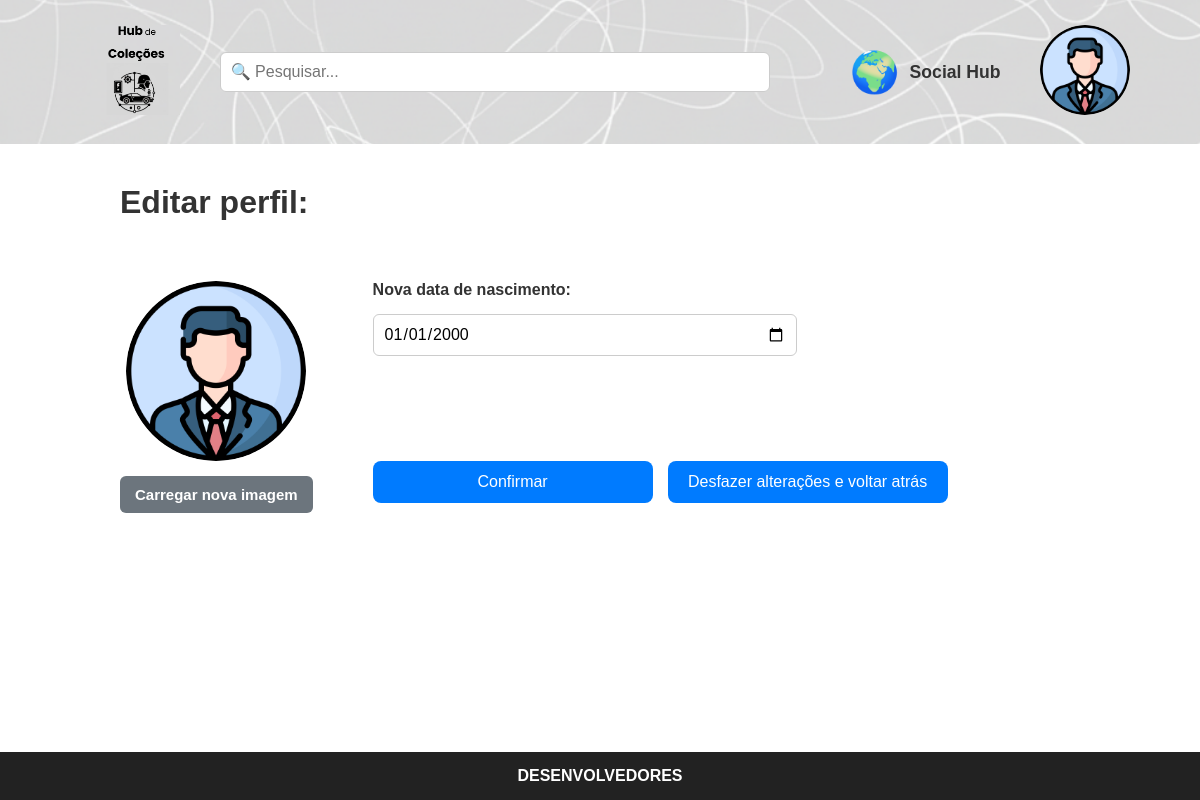
Screenshot of /Teamwork/public_html/editar_perfil.php (signed in) with the database file from the repository.
### tables this page shows
CREATE TABLE users (
    id INT AUTO_INCREMENT PRIMARY KEY,
    email VARCHAR(100) NOT NULL UNIQUE,
    password VARCHAR(255) NOT NULL,
    name VARCHAR(100) NOT NULL,
    birthdate DATE,
    photo_path VARCHAR(255) DEFAULT 'images/profile.png',
    created_at TIMESTAMP DEFAULT CURRENT_TIMESTAMP
);

### Teamwork/public_html/php/get_profile_pic.php (called while the page is built, shortened)
<?php
require_once 'db.php';
if (isset($_SESSION['user_id'])) {
    $uid_pic = $_SESSION['user_id'];
    $stmt_pic = $conn->prepare("SELECT photo_path FROM users WHERE id = ?");
    $stmt_pic->bind_param("i", $uid_pic);
    if ($stmt_pic->execute()) {
        $res_pic = $stmt_pic->get_result();
        if ($row_pic = $res_pic->fetch_assoc()) {
            if (!empty($row_pic['photo_path'])) {
                $user_photo = $row_pic['photo_path'];
            }
        }
    }
}
?>

### Teamwork/public_html/editar_perfil.php (the view, shortened to what this page needs)
<?php
require_once __DIR__ . '/php/db.php';
require_once 'php/get_profile_pic.php';
$user_id = (int)($_SESSION['user_id'] ?? 0);
$photoPath = 'images/profile.png';
$birthValue = '';
if ($user_id > 0) {
  if ($stmt = $conn->prepare('SELECT photo_path, birthdate FROM users WHERE id = ? LIMIT 1')) {
    $stmt->bind_param('i', $user_id);
    $stmt->execute();
    $stmt->bind_result($dbPhoto, $dbBirth);
    if ($stmt->fetch()) {
      if (!empty($dbPhoto)) $photoPath = $dbPhoto;
      if (!empty($dbBirth)) $birthValue = $dbBirth;
    }
  }
}
?>
<!DOCTYPE html>
<html lang="pt">
<head>
  <link rel="stylesheet" href="css/style.css?v=2">
</head>
<body>
  <header class="top-bar-home">
    <div class="logo">
      <a href="homepage.php"><img src="images/logo.png" alt="Logo do Sistema"></a>
    </div>
    <div class="search-bar">
    <div class="search-input-wrapper">
        <input type="text" id="live-search-input" placeholder="🔍 Pesquisar..." autocomplete="off">
    </div>
    <a href="social.php" class="social-hub-btn">
        <span class="social-hub-icon">🌍</span>
        <span class="social-hub-text">Social Hub</span>
    </a>
</div>
    <div class="user-icon">
      <a href="perfil.php"><img src="<?php echo htmlspecialchars($user_photo); ?>" alt="Perfil" height="90" style="border-radius: 50%; object-fit: cover; width: 90px;"></a>
    </div>
  </header>
  <main class="edit-profile-content">
  <h1>Editar perfil:</h1>
  <section class="edit-profile-container">
    <form action="editar_perfil.php" method="POST" enctype="multipart/form-data" style="display: contents;">
      <div class="edit-profile-img">
  <img id="profile-preview"
       src="<?php echo htmlspecialchars($photoPath, ENT_QUOTES); ?>"
       alt="Foto de Perfil" width="180" style="border-radius: 50%; object-fit: cover; height: 180px;">
  <label for="profile-upload" class="btn-secondary" id="upload-btn" role="button" tabindex="0">
    Carregar nova imagem
  </label>
</div>
      <div class="edit-profile-form">
        <label for="birthdate"><strong>Nova data de nascimento:</strong></label>
        <input type="date" id="birthdate" name="birthdate"
               value="<?php echo htmlspecialchars($birthValue ?? '', ENT_QUOTES); ?>"
               max="<?php echo date('Y-m-d'); ?>">
        <div class="edit-profile-buttons">
          <button type="submit" class="btn-primary" id="confirm-btn">Confirmar</button>
          <button type="button" class="btn-primary" id="cancel-btn"
                  onclick="window.location.href='perfil.php'">
            Desfazer alterações e voltar atrás
          </button>
        </div>
      </div>
    </form>
  </section>
</main>
  <footer class="bottom-bar">
    <a href="desenvolvedores.php">DESENVOLVEDORES</a>
  </footer>
</body>

### Teamwork/public_html/css/style.css (style rules this page uses)
* { margin: 0; padding: 0; box-sizing: border-box; font-family: Arial, Helvetica, sans-serif; }
.logo img { height: 90px; }
form { display: flex; flex-direction: column; gap: 15px; margin-bottom: 20px; }
label { text-align: left; font-weight: bold; color: #333; }
input { padding: 10px; border: 1px solid #ccc; border-radius: 6px; font-size: 16px; }
.btn-primary { background-color: #007bff; color: white; border: none; padding: 12px; border-radius: 8px; font-size: 16px; cursor: pointer; margin-top: 10px; }
.btn-secondary { background-color: #6c757d; color: white; border: none; padding: 10px; border-radius: 6px; font-size: 15px; cursor: pointer; }
.social-hub-btn { text-decoration: none; color: #333; font-weight: bold; display: flex; align-items: center; gap: 10px; margin-left: 80px; white-space: nowrap; transition: transform 0.2s ease, color 0.2s ease; }
.social-hub-icon { font-size: 2.5em; line-height: 1; }
.social-hub-text { font-size: 1.1em; }
.bottom-bar { width: 100%; background-color: #222; color: white; text-align: center; padding: 15px; position: fixed; bottom: 0; left: 0; }
.bottom-bar a { color: white; text-decoration: none; font-weight: bold; }
.top-bar-home { display: flex; align-items: center; justify-content: space-between; padding: 25px 70px; background-image: url("../images/backgroundtest.png"); background-size: cover; background-position: center; background-repeat: no-repeat; }
.top-bar-home .logo img { height: 90px; margin-left: 20px; }
.top-bar-home .search-bar { flex: 1; display: flex; justify-content: center; align-items: center; position: relative; }
.top-bar-home .search-bar input { width: 100%; padding: 10px; border-radius: 6px; border: 1px solid #ccc; font-size: 16px; }
.top-bar-home .user-icon img { height: 90px; cursor: pointer; }
.edit-profile-content { max-width: 1000px; margin: 40px auto 80px auto; padding: 0 20px; }
.edit-profile-content h1 { margin-bottom: 60px; color: #333; }
.edit-profile-container { display: flex; align-items: flex-start; gap: 60px; flex-wrap: wrap; }
.edit-profile-img { display: flex; flex-direction: column; align-items: center; gap: 15px; }
.edit-profile-img img { border-radius: 10px; object-fit: cover; }
.edit-profile-img .btn-secondary { background-color: #6c757d; color: white; border: none; border-radius: 6px; font-size: 15px; cursor: pointer; padding: 10px 15px; }
.edit-profile-form { flex: 1; display: flex; flex-direction: column; gap: 15px; }
.edit-profile-form label { font-weight: bold; color: #333; }
.edit-profile-form input[type="date"] { padding: 10px; font-size: 16px; border: 1px solid #ccc; border-radius: 6px; width: 60%; }
.edit-profile-buttons { display: flex; flex-direction: row; gap: 15px; margin-top: 80px; }
.edit-profile-buttons .btn-primary, .edit-profile-buttons .btn-secondary { background-color: #007bff; color: white; border: none; border-radius: 8px; font-size: 16px; cursor: pointer; padding: 12px 20px; width: 280px; }
.btn-secondary { background: #555; color: white; border-radius: 6px; padding: 8px 12px; cursor: pointer; }
.top-bar-home .search-bar { position: relative; }
.search-input-wrapper { position: relative; width: 550px; }

### rows the page displays
users: photo_path (picture), birthdate "01/01/2000"
